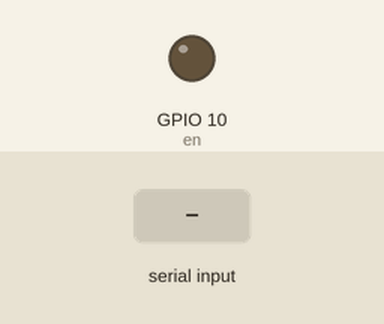
Recording of a program running on a simulated ESP32 board running MicroPython. Shown: output pins drawn as LEDs (lit = HIGH). The inputs (shaded band) are chosen by the test bench. What the program prints to the serial console is not drawn.

Above: at 1.2 s.
1.3 s: "1" typed at the serial console, then Enter
Timing chart, 0 to 4.3 s (numbered marks = the images above; inputs shaded):
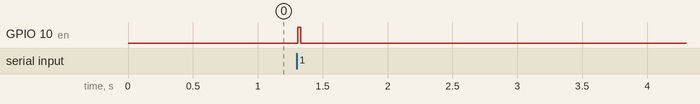

Measured:
- after the input at 1.3 s, GPIO 10 (en): LOW → HIGH at once, → LOW 0.02 s later

The program:

rs485_chat_c3.py
```python
"""XIAO ESP32-C3 USB-console to RS485 chat bridge.

Run as main.py on the C3. Type a line in the C3 serial terminal and it is
sent to the ESP32-S3. Lines from the S3 are printed locally.
"""

from machine import Pin, UART
import sys
import time
import uselect


TX_PIN = 21
RX_PIN = 20
EN_PIN = 10
BAUDRATE = 9600

uart = UART(1, baudrate=BAUDRATE, bits=8, parity=None, stop=1,
            tx=Pin(TX_PIN), rx=Pin(RX_PIN))
en = Pin(EN_PIN, Pin.OUT, value=0)
rx_buffer = b""


def send_line(text):
    en.value(1)
    time.sleep_us(100)
    uart.write(("C3|" + text + "\n").encode())
    uart.flush()
    time.sleep_ms(20)
    en.value(0)


def receive_lines():
    global rx_buffer
    data = uart.read()
    if not data:
        return

    rx_buffer += data
    while b"\n" in rx_buffer:
        raw, rx_buffer = rx_buffer.split(b"\n", 1)
        try:
            line = raw.decode("utf-8").strip()
        except UnicodeError:
            print("[RS485 INVALID BYTES]", raw)
            continue
        if line:
            print("[REMOTE]", line)


print("C3 RS485 CHAT READY")
print("Type a line and press Enter.")

console = uselect.poll()
console.register(sys.stdin, uselect.POLLIN)

while True:
    receive_lines()

    if console.poll(0):
        text = sys.stdin.readline()
        if text:
            text = text.strip()
            if text:
                send_line(text)
                print("[LOCAL]", text)

    time.sleep_ms(10)
```
